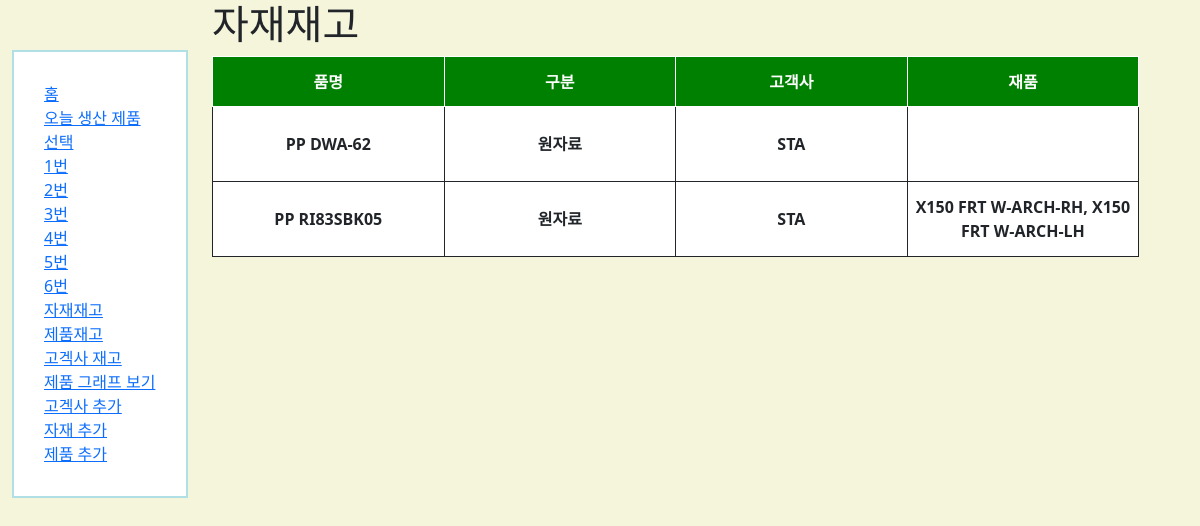
/catalog/resins/, run on an earlier commit of the app's database.
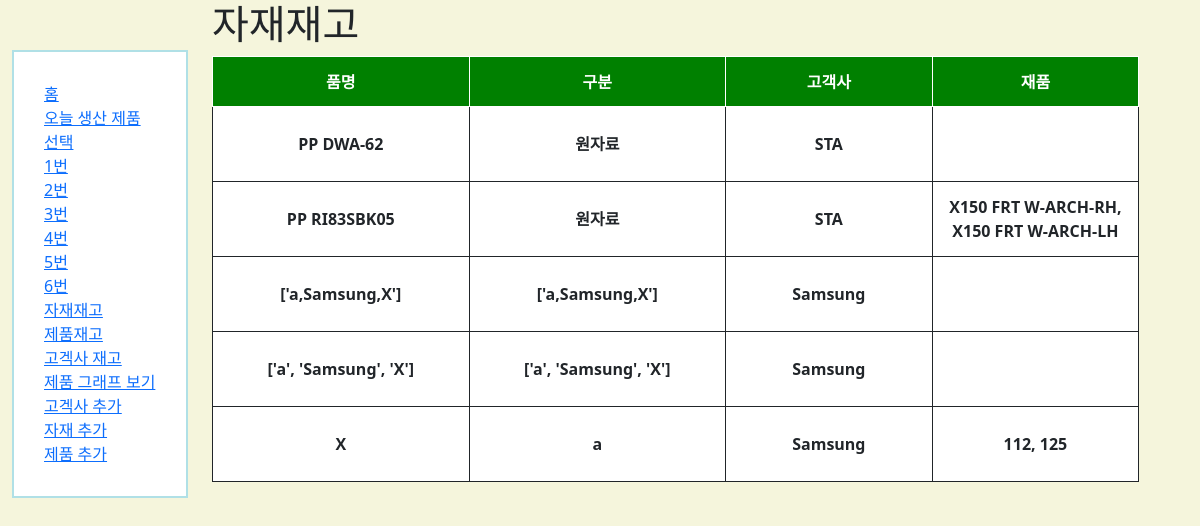
And on a later commit of the database.
### catalog/models.py (models this page shows, shortened)
class Resin(models.Model):
    material_type = models.CharField(max_length=10, blank=True, null=True)
    client_name = models.ForeignKey('Client', on_delete=models.RESTRICT, blank=True, null=True)
    resin_name = models.CharField(max_length=50, primary_key=True)
    def get_stringed_product_list(self):
        q_set = self.product_set.all()
        l = []
        em = ", "
        for product in q_set:
            l.append(product.product_name)
        return em.join(l)

class Client(models.Model):
    client_name = models.CharField(max_length=50, primary_key=True)
    def __str__(self):
        return self.client_name

class Product(models.Model):
    client_name = models.ForeignKey('Client', on_delete=models.RESTRICT, blank=True, null=True)
    model = models.CharField(max_length=10, blank=True, null=True)
    product_code = models.CharField(max_length=50, blank=True, null=True)
    product_name = models.CharField(max_length=50, primary_key=True)
    machine_tonnage = models.CharField(max_length=10, blank=True, null=True)
    resin = models.ForeignKey('Resin', on_delete=models.RESTRICT, blank=True, null=True)
    cavity = models.CharField(max_length=50, blank=True, null=True)
    ct = models.CharField(max_length=20, blank=True, null=True)
    week_produce = models.CharField(max_length=10, blank=True, null=True)
    night_produce = models.CharField(max_length=10, blank=True, null=True)
    real_weight = models.CharField(max_length=10, blank=True, null=True)
    weight = models.CharField(max_length=10, blank=True, null=True)

### catalog/views.py (the view)
# urls.py: path('resins/', views.ResinListView.as_view(), name='resins'),
class ResinListView(generic.ListView):
    model = Resin

### catalog/templates/catalog/resin_list.html
{% extends "base_generic.html" %}
{% block content %}
  <h1>자재재고</h1>
  {% if resin_list %}
  <table>
    <tr>
      <th class="header">품명</th>
      <th class="header">구분</th>
      <th class="header">고객사</th>
      <th class="header">재품</th>
    </tr>
    {% for resin in resin_list %}
      <tr >
        <th class="resin_row">{{resin.resin_name}}</th>
        <th class="resin_material_row">{{resin.material_type}}</th>
        <th class="resin_client_row">{{resin.client_name}}</th>
        <th class="resin_row">{{resin.get_stringed_product_list}}</th>
      </tr>
    {% endfor %}
  </table>
  {% else %}
    <p>There are no resins in the library.</p>
  {% endif %}
{% endblock %}

What changed in the data, as far as the page shows it:
added Resin: resin_name "['a,Samsung,X']", material_type "['a,Samsung,X']", client_name "Samsung"
added Resin: resin_name "['a', 'Samsung', 'X']", material_type "['a', 'Samsung', 'X']", client_name "Samsung"
added Resin: resin_name "X", material_type "a", client_name "Samsung", get_stringed_product_list "112, 125"
